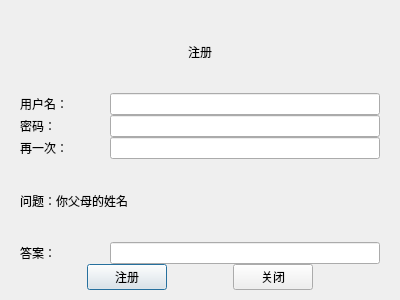
<?xml version="1.0" encoding="UTF-8"?>
<ui version="4.0">
 <class>RegisterWin</class>
 <widget class="QDialog" name="RegisterWin">
  <property name="geometry">
   <rect>
    <x>0</x>
    <y>0</y>
    <width>400</width>
    <height>300</height>
   </rect>
  </property>
  <property name="windowTitle">
   <string>Dialog</string>
  </property>
  <layout class="QVBoxLayout" name="verticalLayout_2">
   <property name="leftMargin">
    <number>20</number>
   </property>
   <property name="topMargin">
    <number>10</number>
   </property>
   <property name="rightMargin">
    <number>20</number>
   </property>
   <property name="bottomMargin">
    <number>10</number>
   </property>
   <item>
    <layout class="QVBoxLayout" name="verticalLayout" stretch="1,1,1,1,1,1,1">
     <property name="spacing">
      <number>0</number>
     </property>
     <item>
      <widget class="QLabel" name="TipsLabel">
       <property name="text">
        <string>注册</string>
       </property>
       <property name="alignment">
        <set>Qt::AlignCenter</set>
       </property>
      </widget>
     </item>
     <item>
      <layout class="QHBoxLayout" name="horizontalLayout" stretch="1,3">
       <property name="spacing">
        <number>0</number>
       </property>
       <item>
        <widget class="QLabel" name="NameLabel">
         <property name="text">
          <string>用户名：</string>
         </property>
        </widget>
       </item>
       <item>
        <widget class="QLineEdit" name="NameLineEdit"/>
       </item>
      </layout>
     </item>
     <item>
      <layout class="QHBoxLayout" name="horizontalLayout_2" stretch="1,3">
       <property name="spacing">
        <number>0</number>
       </property>
       <item>
        <widget class="QLabel" name="PwLabel">
         <property name="text">
          <string>密码：</string>
         </property>
        </widget>
       </item>
       <item>
        <widget class="QLineEdit" name="PwLineEdit"/>
       </item>
      </layout>
     </item>
     <item>
      <layout class="QHBoxLayout" name="horizontalLayout_3" stretch="1,3">
       <property name="spacing">
        <number>0</number>
       </property>
       <item>
        <widget class="QLabel" name="AgainLabel">
         <property name="text">
          <string>再一次：</string>
         </property>
        </widget>
       </item>
       <item>
        <widget class="QLineEdit" name="AgainLineEdit"/>
       </item>
      </layout>
     </item>
     <item>
      <widget class="QLabel" name="QuestionLabel">
       <property name="text">
        <string>问题：你父母的姓名</string>
       </property>
      </widget>
     </item>
     <item>
      <layout class="QHBoxLayout" name="horizontalLayout_4" stretch="1,3">
       <property name="spacing">
        <number>0</number>
       </property>
       <item>
        <widget class="QLabel" name="AnswerLabel">
         <property name="text">
          <string>答案：</string>
         </property>
        </widget>
       </item>
       <item>
        <widget class="QLineEdit" name="AnswerLineEdit"/>
       </item>
      </layout>
     </item>
     <item>
      <layout class="QHBoxLayout" name="horizontalLayout_5">
       <item>
        <spacer name="horizontalSpacer_2">
         <property name="orientation">
          <enum>Qt::Horizontal</enum>
         </property>
         <property name="sizeHint" stdset="0">
          <size>
           <width>20</width>
           <height>20</height>
          </size>
         </property>
        </spacer>
       </item>
       <item>
        <widget class="QPushButton" name="OKButton">
         <property name="text">
          <string>注册</string>
         </property>
        </widget>
       </item>
       <item>
        <spacer name="horizontalSpacer">
         <property name="orientation">
          <enum>Qt::Horizontal</enum>
         </property>
         <property name="sizeHint" stdset="0">
          <size>
           <width>40</width>
           <height>20</height>
          </size>
         </property>
        </spacer>
       </item>
       <item>
        <widget class="QPushButton" name="CancelButton">
         <property name="text">
          <string>关闭</string>
         </property>
        </widget>
       </item>
       <item>
        <spacer name="horizontalSpacer_3">
         <property name="orientation">
          <enum>Qt::Horizontal</enum>
         </property>
         <property name="sizeHint" stdset="0">
          <size>
           <width>40</width>
           <height>20</height>
          </size>
         </property>
        </spacer>
       </item>
      </layout>
     </item>
    </layout>
   </item>
  </layout>
 </widget>
 <resources/>
 <connections/>
</ui>
